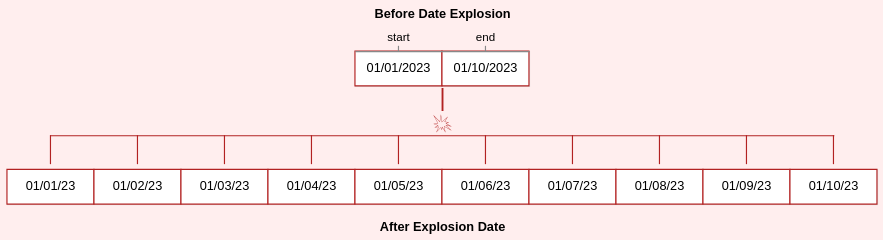

The Vega-Lite source for this figure:
### Vega-Lite specification from a JSON file in a GitHub repository (floating-point values rounded to 4 significant figures)
{"$schema": "https://vega.github.io/schema/vega-lite/v4.json", "description": "A demonstration of how a combination of the sequence() expression and the flatten transform can be combined to explode dates", "usermeta": {"developedBy": "Madison Giammaria", "LinkedIn": "https://www.linkedin.com/in/madison-giammaria-58463b33", "email": "giammariam@gmail.com"}, "background": "#fee", "params": [{"name": "msPerDay", "expr": "86400000"}], "spacing": -22, "data": {"name": "table", "values": [{"item": "Item A", "start": "01/01/2023", "end": "01/10/2023"}]}, "transform": [{"calculate": "sequence(toDate(datum['start']), toDate(datum['end'])+msPerDay, msPerDay)", "as": "date"}, {"flatten": ["date"], "as": ["date"]}, {"calculate": "utcFormat(datum['date'], '%m/%d/%y')", "as": "date"}], "center": true, "vconcat": [{"transform": [{"fold": ["start", "end"], "as": ["type", "date"]}, {"window": [{"op": "row_number", "as": "rn"}], "groupby": ["item", "type"]}, {"filter": "datum['rn']===1"}], "encoding": {"x": {"field": "type", "axis": {"title": "Before Date Explosion", "labelAngle": 0, "orient": "top", "titlePadding": 10}, "sort": {"field": "type", "order": "descending"}}, "y": {"field": "item", "axis": null}}, "width": {"step": 75}, "height": {"step": 30}, "layer": [{"mark": {"type": "rect", "fill": "#fff", "stroke": "firebrick"}}, {"mark": {"type": "text"}, "encoding": {"text": {"field": "date"}}}]}, {"data": {"values": [{}]}, "layer": [{"mark": {"type": "text", "text": {"expr": "['|','💥']"}, "baseline": "middle", "align": "center", "fontSize": 20, "fontWeight": 100, "color": "firebrick"}}]}, {"data": {"values": [{}]}, "layer": [{"mark": {"type": "rect", "x": {"expr": "0"}, "x2": {"expr": "range('concat_3_x')[1]-bandwidth('concat_3_x')"}, "height": 0.0005, "stroke": "firebrick"}}]}, {"encoding": {"x": {"field": "date", "axis": {"domain": false, "domainColor": "firebrick", "tickSize": 25, "tickColor": "firebrick", "labels": false, "orient": "top", "titleY": 60, "title": "After Explosion Date", "offset": 5}, "sort": {"field": "date", "order": "ascending"}}, "y": {"field": "item", "axis": null}}, "width": {"step": 75}, "height": {"step": 30}, "layer": [{"mark": {"type": "rect", "fill": "#fff", "stroke": "firebrick"}}, {"mark": {"type": "text"}, "encoding": {"text": {"field": "date"}}}]}]}
